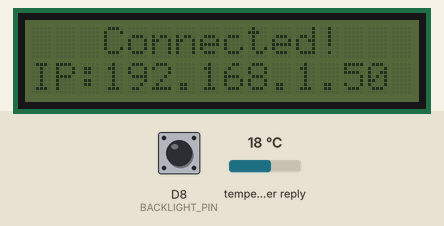
Simulated run of this program. Board: ESP8266 (Wemos D1 mini). Parts: 16×2 character LCD. The inputs (shaded band) are chosen by the test bench; at power-on: D8 (BACKLIGHT_PIN) LOW, temperature in the weather reply 18 °C. The local clock reads 2024-03-15 10:24:30 at power-on unless the program sets it; web services answer with replies made up by the test bench; what the program prints to the serial monitor is not drawn.

Above: at 1.7 s.
At 7.3 s:
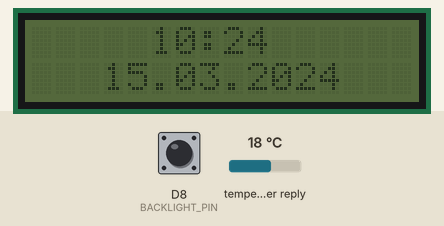
7.4 s: D8 (BACKLIGHT_PIN) driven HIGH
At 7.7 s:
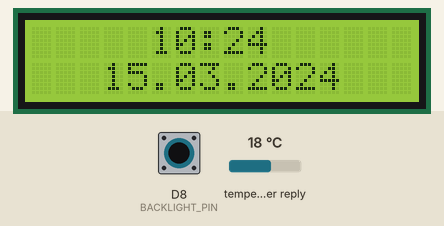
8.9 s: D8 (BACKLIGHT_PIN) pulsed LOW 5 times (0.12 s each, 0.3 s apart)
At 11.9 s:
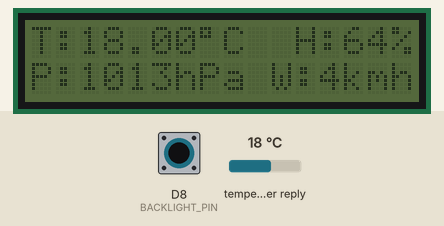
12.7 s: D8 (BACKLIGHT_PIN) pulsed LOW 2 times (0.12 s each, 0.3 s apart)
At 12.97 s:
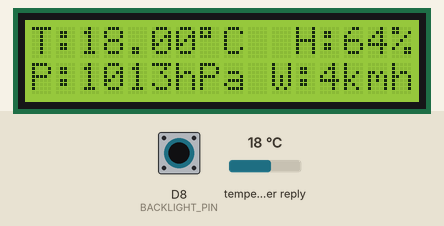
Timing chart, 0 to 15.7 s (numbered marks = the images above; inputs shaded):
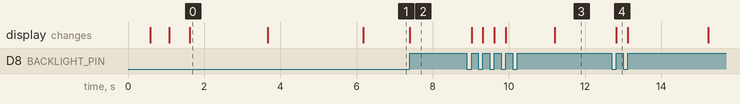

The program:

main.cpp
```cpp
#include <Arduino.h>
#include "config.hpp"
#include "secrets.hpp"
#include "NTPSynchronization/include/NTPSynchronization.hpp"
#include "WiFiConnection/include/WiFiConnection.hpp"
#include "WeatherApi/WeatherApiDataProvider/include/WeatherApiDataProvider.hpp"
#include "TimeApi/TimeApiDataProvider/include/TimeApiDataProvider.hpp"
#include "DisplayController.hpp"
#include "TimeApi/TimeApiData.hpp"
#include "WeatherApi/WeatherApiData.hpp"


TimeApiDataProvider timeApiDataProvider;
TimeApiData timeData;
unsigned long timeDataFetchedAt;

WeatherApiDataProvider weatherApiDataProvider;
WeatherApiData weatherData;
unsigned long weatherDataFetchedAt;

DisplayController displayController(CITY_NAME);

IRAM_ATTR void BACKLIGHT_CONTROL() {
	displayController.changeBacklight();
}

bool shouldFetchTimeData(unsigned long lastDataFetchedAt) {
	unsigned long elapsed = millis() - lastDataFetchedAt;
	return elapsed > TIME_TO_REFRESH_TIME_DATA_SEC * 1000;
}

bool shouldFetchWeatherData(unsigned long lastDataFetchedAt) {
	unsigned long elapsed = millis() - lastDataFetchedAt;
	return elapsed > TIME_TO_REFRESH_WEATHER_DATA_SEC * 1000;
}

void setup() {
    Serial.begin(9600);
    displayController.initDisplay();
    attachInterrupt(digitalPinToInterrupt(BACKLIGHT_PIN), BACKLIGHT_CONTROL, RISING);
    connectToWiFi(SECRET_SSID, SECRET_PASS, displayController.getLcdRef());
    syncWithNTP(NTP_CONNECTION_TIMEOUT_MS, displayController.getLcdRef());

	// fetch time and weather data first time
	timeApiDataProvider.getTimeData(&timeData);
	timeDataFetchedAt = millis();

	weatherApiDataProvider.getWeatherData(&weatherData, OPEN_WEATHER_MAP_API_KEY, CITY_ID);
	weatherDataFetchedAt = millis();
}

void loop() {
	if (shouldFetchTimeData(timeDataFetchedAt)) {
		timeDataFetchedAt = millis();
		timeApiDataProvider.getTimeData(&timeData);
	}

	if (shouldFetchWeatherData(weatherDataFetchedAt)) {
		weatherDataFetchedAt = millis();
		weatherApiDataProvider.getWeatherData(&weatherData, OPEN_WEATHER_MAP_API_KEY, CITY_ID);
	}

	displayController.showData(timeData, timeData, SHOW_TIME_DATA_SEC);
	displayController.showData(weatherData, timeData, SHOW_WEATHER_DATA_SEC);
}
```

secrets.hpp
```cpp
// WiFi
#define SECRET_SSID "xxx"
#define SECRET_PASS "xxx"

// API openweathermap.org
#define OPEN_WEATHER_MAP_API_KEY "xxx"
#define CITY_ID "xxx"
```

config.hpp
```cpp
#define TIME_TO_REFRESH_TIME_DATA_SEC (5 * 60)      // 5 minutes
#define TIME_TO_REFRESH_WEATHER_DATA_SEC (30 * 60)  // 30 minutes

#define SHOW_TIME_DATA_SEC 5
#define SHOW_WEATHER_DATA_SEC 4

#define BACKLIGHT_PIN D8
#define CITY_NAME "Gdansk"
#define NTP_CONNECTION_TIMEOUT_MS 10000
```

Measured:
- after the input at 7.4 s, the display: changes at once (image 2)
- after the input at 8.9 s, the display: first changes after 0.12 s (image 3 shows a later state)
- after the input at 12.7 s, the display: changes after 0.12 s (image 4)
- what the display in image 0 shows lasts 2.1 s, from 1.6 s to 3.7 s
